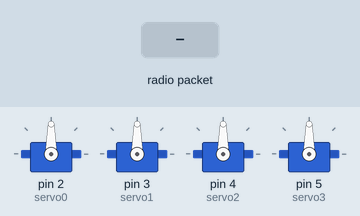
Recording of a sketch running on a simulated Arduino Uno, built with avr-gcc and run on an emulated ATmega328P. Parts: 4 × servo. The test bench sets the inputs (shaded band). No radio packets arrive unless stated; what the sketch prints to the serial monitor is not drawn.

Above: at 2.2 s.
2.3 s: radio packet "1" arrives
At 3.1 s:
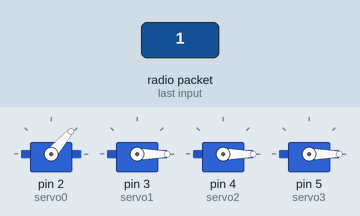
3.8 s: radio packet "0" arrives
At 5.2 s:
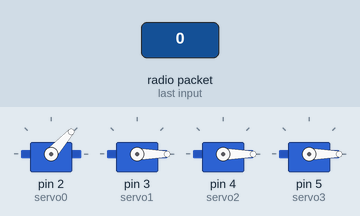
6.8 s: radio packet "2" arrives
At 7.5 s:
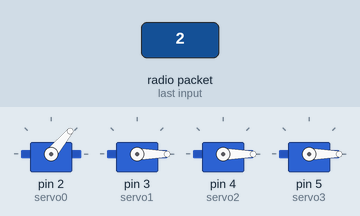
Timing chart, 0 to 9.8 s (numbered marks = the images above; inputs shaded):
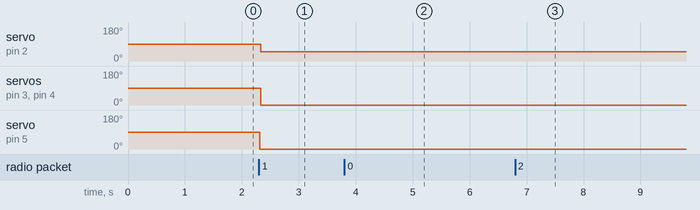

The sketch:

FinalReceiverHand.ino
```cpp
/* CREDITS
 * nRF24L01 library
 * Author: Charles-Henri Hallard
 * http://nRF24.github.io/RF24
 *
 * Transmitter setup example taken from:
 * https://create.arduino.cc/projecthub/muhammad-aqib/nrf24l01-interfacing-with-arduino-wireless-communication-0c13d4
 * Author:Muhammad Aqib Dutt
 *
 *
*/

#include <Servo.h>
#include <SPI.h>
#include <nRF24L01.h>
#include <RF24.h>
RF24 radio(9, 10); // CE, CSN
const byte address[6] = "00001";

byte text[8];

Servo servo0;
Servo servo1;
Servo servo2;
Servo servo3;
Servo servo4;

Servo SERVO_PORTS[] = {servo0, servo1, servo2, servo3};

//static const int RECORD_SIZE = 5;  // the bigger this number is the more stray inputs are removed at the cost of delay
const int MOTOR_COUNT = 4;
//int record_sets[RECORD_SIZE][MOTOR_COUNT];    // used to average the value for the degree
//int record_index = 0;

void setup() {

  Serial.begin(9600);
  radio.begin();
  radio.openReadingPipe(0, address);
  radio.setPALevel(RF24_PA_MIN);
  radio.startListening();


   servo0.attach(2);
   servo1.attach(3);
   servo2.attach(4);
   servo3.attach(5);


    delay(1000);
}


void loop()
{

  if (radio.available())              //Looking for the data.
  {

    radio.read(&text, sizeof(text));    //Reading the data


    for(int i = 4; i < 9; ++i)
    {
      SERVO_PORTS[i].write(text[i]);
      Serial.println(text[i]);

    }

  }
  else
  {
          Serial.println("no signal");

  }
}
```

Measured:
- after the input at 2.3 s, servo on pin 2 (servo0): 90° → 49° at once; servo on pin 3 (servo1), servo on pin 4 (servo2), servo on pin 5 (servo3): 90° → 0° at once
- after the input at 3.8 s, servo on pin 2 (servo0): 49° → 48° at once
- after the input at 6.8 s, servo on pin 2 (servo0): 48° → 50° at once
